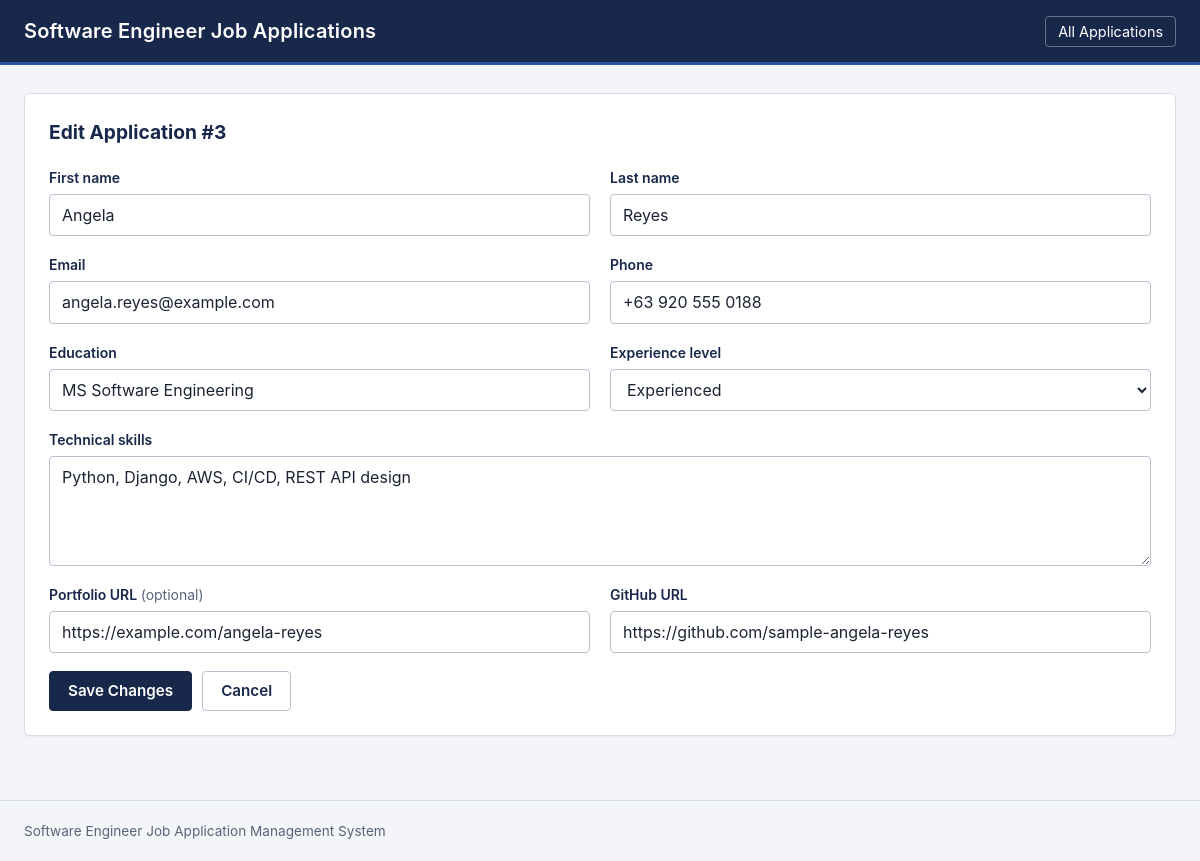
The app's page /editapplicant.php?id=3 with its own data.
### tables this page shows
CREATE TABLE IF NOT EXISTS swe_applicants (
    id               INT          NOT NULL AUTO_INCREMENT,
    first_name       VARCHAR(100) NOT NULL,
    last_name        VARCHAR(100) NOT NULL,
    email            VARCHAR(150) NOT NULL,
    phone            VARCHAR(30)  NOT NULL,
    education        VARCHAR(150) NOT NULL,
    technical_skills TEXT         NOT NULL,
    experience_level VARCHAR(50)  NOT NULL,
    portfolio_url    VARCHAR(255) NULL DEFAULT NULL,
    github_url       VARCHAR(255) NOT NULL,
    date_added       DATETIME     NOT NULL DEFAULT CURRENT_TIMESTAMP,
    PRIMARY KEY (id),
    UNIQUE KEY uq_swe_applicants_email (email)
);

### core/models.php (called while the page is built, shortened)
<?php
function getExperienceLevels(): array
{
    return ['Internship', 'Entry-Level', 'Experienced'];
}
function e($value): string
{
    return htmlspecialchars((string) $value, ENT_QUOTES, 'UTF-8');
}
function oldValue(array $values, string $key): string
{
    return e($values[$key] ?? '');
}
function parseId($value): int
{
    $id = filter_var($value, FILTER_VALIDATE_INT, ['options' => ['min_range' => 1]]);
    return $id === false ? 0 : $id;
}
function getApplicantById(PDO $pdo, int $id)
{
    $stmt = $pdo->prepare('SELECT * FROM swe_applicants WHERE id = :id');
    $stmt->execute([':id' => $id]);
    return $stmt->fetch();
}

### editapplicant.php (the view, shortened to what this page needs)
<?php
require_once __DIR__ . '/core/dbConfig.php';
require_once __DIR__ . '/core/models.php';
$old    = pullOld();
$id        = parseId($_GET['id'] ?? '');
$applicant = false;
$problem   = '';
if ($id === 0) {
    $problem = 'Invalid application ID.';
} else {
    try {
        $applicant = getApplicantById($pdo, $id);
    } catch (PDOException $e) {
        error_log('Could not load application: ' . $e->getMessage());
        $problem = 'The application could not be loaded because of a database error.';
    }
}
$form = $applicant ? (empty($old) ? $applicant : $old) : [];
?>
<!DOCTYPE html>
<html lang="en">
<head>
    <link rel="stylesheet" href="styles/styles.css">
</head>
<body>
    <header class="site-header">
        <div class="container">
            <h1 class="brand">Software Engineer Job Applications</h1>
            <nav><a href="index.php">All Applications</a></nav>
        </div>
    </header>
    <main class="container">
        <?php if ($problem !== ''): ?>
            <section class="card">
                <div class="alert alert-error" role="alert"><?= e($problem) ?></div>
                <a href="index.php" class="btn btn-secondary">Back to all applications</a>
            </section>
        <?php else: ?>
            <section class="card">
                <h2>Edit Application #<?= (int) $applicant['id'] ?></h2>
                <form action="core/handleForms.php" method="POST" class="form-grid">
                    <div class="field">
                        <label for="first_name">First name</label>
                        <input type="text" id="first_name" name="first_name" maxlength="100" required
                               value="<?= oldValue($form, 'first_name') ?>">
                    </div>
                    <div class="field">
                        <label for="last_name">Last name</label>
                        <input type="text" id="last_name" name="last_name" maxlength="100" required
                               value="<?= oldValue($form, 'last_name') ?>">
                    </div>
                    <div class="field">
                        <label for="email">Email</label>
                        <input type="email" id="email" name="email" maxlength="150" required
                               value="<?= oldValue($form, 'email') ?>">
                    </div>
                    <div class="field">
                        <label for="phone">Phone</label>
                        <input type="tel" id="phone" name="phone" maxlength="30" required
                               value="<?= oldValue($form, 'phone') ?>">
                    </div>
                    <div class="field">
                        <label for="education">Education</label>
                        <input type="text" id="education" name="education" maxlength="150" required
                               value="<?= oldValue($form, 'education') ?>">
                    </div>
                    <div class="field">
                        <label for="experience_level">Experience level</label>
                        <select id="experience_level" name="experience_level" required>
                            <?php foreach (getExperienceLevels() as $level): ?>
                                <option value="<?= e($level) ?>"<?= (($form['experience_level'] ?? '') === $level) ? ' selected' : '' ?>><?= e($level) ?></option>
                            <?php endforeach; ?>
                        </select>
                    </div>
                    <div class="field field-full">
                        <label for="technical_skills">Technical skills</label>
                        <textarea id="technical_skills" name="technical_skills" rows="4" maxlength="1000" required><?= oldValue($form, 'technical_skills') ?></textarea>
                    </div>
                    <div class="field">
                        <label for="portfolio_url">Portfolio URL <span class="optional">(optional)</span></label>
                        <input type="url" id="portfolio_url" name="portfolio_url" maxlength="255"
                               value="<?= oldValue($form, 'portfolio_url') ?>">
                    </div>
                    <div class="field">
                        <label for="github_url">GitHub URL</label>
                        <input type="url" id="github_url" name="github_url" maxlength="255" required
                               value="<?= oldValue($form, 'github_url') ?>">
                    </div>
                    <div class="form-actions field-full">
                        <button type="submit" name="updateApplicantBtn" class="btn btn-primary">Save Changes</button>
                        <a href="index.php" class="btn btn-secondary">Cancel</a>
                    </div>
                </form>
            </section>
        <?php endif; ?>
    </main>
    <footer class="site-footer">
        <div class="container">Software Engineer Job Application Management System</div>
    </footer>
</body>
</html>

### styles/styles.css (style rules this page uses)
:root { --navy: #17284b; --navy-dark: #0f1c36; --blue: #2456a6; --navy-tint: #e8edf6; --page-bg: #f3f5f9; --card-bg: #ffffff; --border: #d6dce6; --border-strong: #b9c2d1; --table-head-bg: #edf0f6; --row-hover: #f7f9fc; --text: #1c2433; --text-muted: #596478; --success-bg: #e8f5ee; --success-line: #2e7d4f; --success-text: #1b5e38; --error-bg: #fdeceb; --error-line: #c0392b; --error-text: #8e2418; --danger: #b3261e; --danger-dark: #8e1d17; --radius: 4px; }
*, *::before, *::after { box-sizing: border-box; }
body { margin: 0; background: var(--page-bg); color: var(--text); font-family: -apple-system, BlinkMacSystemFont, "Segoe UI", Roboto, "Helvetica Neue", Arial, sans-serif; font-size: 16px; line-height: 1.5; display: flex; flex-direction: column; min-height: 100vh; }
a { color: var(--blue); }
.container { width: 100%; max-width: 1280px; margin: 0 auto; padding: 0 24px; }
.site-header { background: var(--navy); color: #ffffff; border-bottom: 3px solid var(--blue); }
.site-header .container { display: flex; align-items: center; justify-content: space-between; gap: 16px; padding-top: 16px; padding-bottom: 16px; }
.brand { margin: 0; font-size: 1.25rem; font-weight: 600; letter-spacing: 0.01em; }
.site-header nav a { color: #ffffff; text-decoration: none; padding: 6px 12px; border: 1px solid rgba(255, 255, 255, 0.35); border-radius: var(--radius); font-size: 0.9rem; white-space: nowrap; }
main.container { flex: 1 0 auto; padding-top: 28px; padding-bottom: 40px; }
.site-footer { border-top: 1px solid var(--border); color: var(--text-muted); font-size: 0.85rem; padding: 20px 0; }
.card { background: var(--card-bg); border: 1px solid var(--border); border-radius: 6px; padding: 24px; margin-bottom: 24px; box-shadow: 0 1px 2px rgba(23, 40, 75, 0.06); }
.card h2 { margin: 0 0 20px; font-size: 1.2rem; color: var(--navy); }
.form-grid { display: grid; grid-template-columns: repeat(2, minmax(0, 1fr)); gap: 18px 20px; }
.field { display: flex; flex-direction: column; gap: 6px; }
.field-full { grid-column: 1 / -1; }
label { font-size: 0.875rem; font-weight: 600; color: var(--navy); }
.optional { font-weight: 400; color: var(--text-muted); }
input[type="text"], input[type="email"], input[type="tel"], input[type="url"], select, textarea { width: 100%; padding: 9px 12px; background: #ffffff; color: var(--text); border: 1px solid var(--border-strong); border-radius: var(--radius); font: inherit; line-height: 1.4; }
textarea { resize: vertical; min-height: 96px; }
input::placeholder, textarea::placeholder { color: #8791a3; }
.form-actions { display: flex; flex-wrap: wrap; gap: 10px; align-items: center; }
.btn { display: inline-block; padding: 9px 18px; border: 1px solid transparent; border-radius: var(--radius); background: transparent; font: inherit; font-size: 0.95rem; font-weight: 600; line-height: 1.3; text-align: center; text-decoration: none; cursor: pointer; transition: background-color 0.15s, color 0.15s, border-color 0.15s; }
.btn-primary { background: var(--navy); border-color: var(--navy); color: #ffffff; }
.btn-secondary { background: #ffffff; border-color: var(--border-strong); color: var(--navy); }

### records on screen
swe_applicants: id "3", first_name "Angela", last_name "Reyes", email "angela.reyes@example.com", phone "+63 920 555 0188", education "MS Software Engineering", technical_skills "Python, Django, AWS, CI/CD, REST API design", portfolio_url "https://example.com/angela-reyes", github_url "https://github.com/sample-angela-reyes"

### other values on screen
form field experience_level "Experienced"
